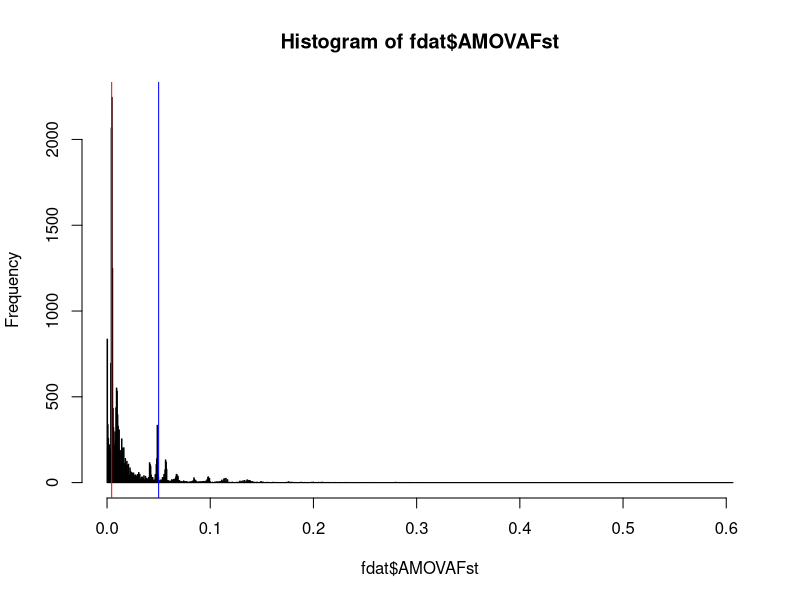
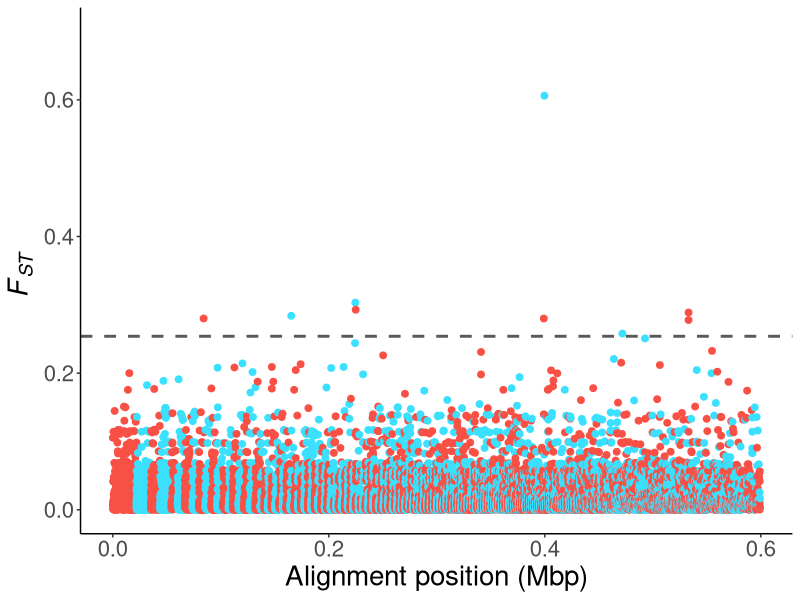

Source code (R) for these figures, in order:
#  title: "Process_FST"
#author: "Giorgia Auteri"
#date: "August 5, 2018"

########################################################################################
#Overvieww and processing of the fst data

#read in data
fdat <- read.table("populations.fst_mortality-survivor.tsv",
                   header = FALSE, 
                   sep = "\t")
colnames(fdat) <- c('LocusID',	'Pop1',	'Pop2',	'CHROM',	'POS', 'Column',	'OverallPi',	'AMOVAFst',	'FishersP',	'OddsRatio',	'CILow',	'CIHigh.All',	'LOD',	'CorrectedAMOVAFst', 'SmoothedAMOVAFst',	'SmoothedAMOVAFst P-value',	'WindowSNPCount')

#Check
dim(fdat) #row number is number of loci/SNPs

length(unique(fdat$LocusID))

#Distribution of fst values
hist(fdat$AMOVAFst, breaks=1000); abline(v=0.0045, col = "red"); abline(v=0.05, col = "blue")

mFst <- mean(fdat$AMOVAFst);mFst  #mean fst
sdFst <- sd(fdat$AMOVAFst); sdFst #one standard deviation of Fst
cutoff9 <- mFst + (sdFst * 9); cutoff9 #the cutoff for three SDs from the mean

summary(fdat) #overall summary

############################################################################################
#Plot Fst values

library(ggplot2) 

scaffolds <- unique(fdat$CHROM) #list of unique scaffold names

chrom.cols <- c(rep(c("#F95045" , "#3CE0FF"), floor(length(scaffolds)/2))) # create alternating colors for scaffolds

cutoff <- cutoff9 #Assign cutoff

#Making highlighter lines
selLoc <- (fdat$LocusID[fdat$AMOVAFst >= cutoff])/1000000
highlights <- data.frame(LocusID=selLoc, AMOVAFst=c(rep(0.7, length(selLoc))))

ggplot(fdat, aes(x=LocusID/1000000, y=(AMOVAFst), colour=CHROM)) +
  geom_point(shape = 19, size = 2)+
  scale_y_continuous(limits=c(0,0.7))+
  scale_color_manual(values=chrom.cols)+
  xlab("Alignment position (Mbp)")+
  ylab(bquote(paste(italic('F'['ST']*' ')))) +
  geom_hline(yintercept = c(cutoff), linetype = "dashed", size = 1, color = "gray35") +
  theme(legend.position="none", text = element_text(size=20), panel.grid.major = element_blank(), panel.grid.minor = element_blank(),
        panel.background = element_blank(), axis.line = element_line(colour = "black"))

#################################################################################################
#Write output file with selected loci

selectedLoci <- na.omit(fdat[fdat$AMOVAFst >= cutoff,])
write.csv(selectedLoci, "SelectedLoci.csv")
